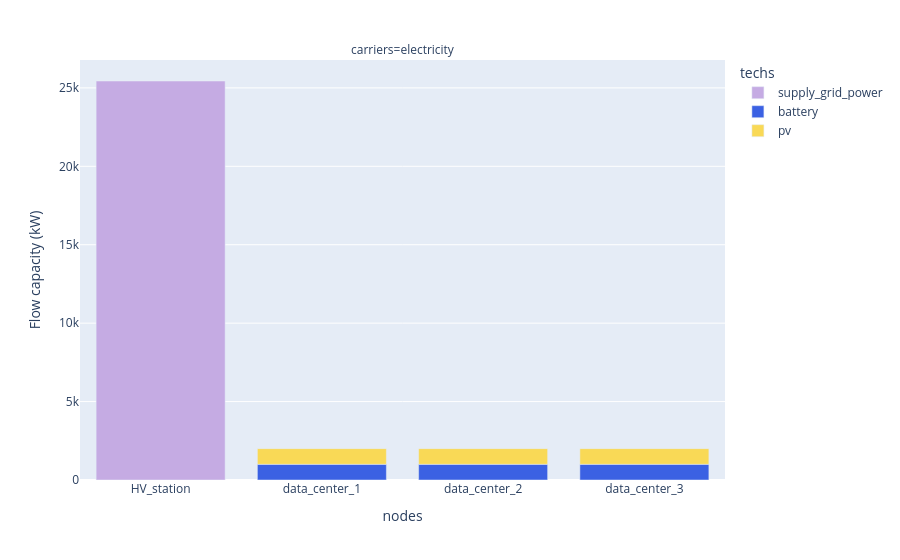

Notebook code cell kept with this figure:
### Code cell
df_capacity = (
    model.results.flow_cap.where(
        ~model.inputs.base_tech.str.contains("demand|transmission")
    )
    .to_series()
    .where(lambda x: x != 0)
    .dropna()
    .to_frame("Flow capacity (kW)")
    .reset_index()
)

print(df_capacity.head())

fig = px.bar(
    df_capacity,
    x="nodes",
    y="Flow capacity (kW)",
    color="techs",
    facet_col="carriers",
    color_discrete_map=colors,
)
fig.show()

### Figure 1 — Plotly figure (JSON) as saved in the notebook; plotly's stock layout.template omitted (floating-point values rounded to 4 significant figures)
{"data": [{"hovertemplate": "techs=supply_grid_power<br>carriers=electricity<br>nodes=%{x}<br>Flow capacity (kW)=%{y}<extra></extra>", "legendgroup": "supply_grid_power", "marker": {"color": "#C5ABE3", "pattern": {"shape": ""}}, "name": "supply_grid_power", "orientation": "v", "showlegend": true, "textposition": "auto", "type": "bar", "x": ["HV_station"], "xaxis": "x", "y": [25440.0], "yaxis": "y"}, {"hovertemplate": "techs=battery<br>carriers=electricity<br>nodes=%{x}<br>Flow capacity (kW)=%{y}<extra></extra>", "legendgroup": "battery", "marker": {"color": "#3B61E3", "pattern": {"shape": ""}}, "name": "battery", "orientation": "v", "showlegend": true, "textposition": "auto", "type": "bar", "x": ["data_center_1", "data_center_2", "data_center_3"], "xaxis": "x", "y": [1000.0, 1000.0, 1000.0], "yaxis": "y"}, {"hovertemplate": "techs=pv<br>carriers=electricity<br>nodes=%{x}<br>Flow capacity (kW)=%{y}<extra></extra>", "legendgroup": "pv", "marker": {"color": "#F9D956", "pattern": {"shape": ""}}, "name": "pv", "orientation": "v", "showlegend": true, "textposition": "auto", "type": "bar", "x": ["data_center_1", "data_center_2", "data_center_3"], "xaxis": "x", "y": [1000.0, 1000.0, 1000.0], "yaxis": "y"}], "layout": {"annotations": [{"font": {}, "showarrow": false, "text": "carriers=electricity", "x": 0.5, "xanchor": "center", "xref": "paper", "y": 1, "yanchor": "bottom", "yref": "paper"}], "barmode": "relative", "legend": {"title": {"text": "techs"}, "tracegroupgap": 0}, "margin": {"t": 60}, "xaxis": {"anchor": "y", "domain": [0, 1], "title": {"text": "nodes"}}, "yaxis": {"anchor": "x", "domain": [0, 1], "title": {"text": "Flow capacity (kW)"}}}}
